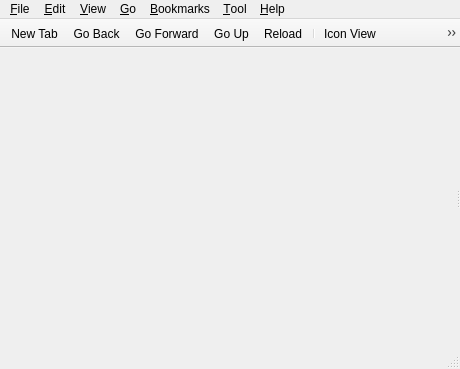
<?xml version="1.0" encoding="UTF-8"?>
<ui version="4.0">
 <class>MainWindow</class>
 <widget class="QMainWindow" name="MainWindow">
  <property name="geometry">
   <rect>
    <x>0</x>
    <y>0</y>
    <width>460</width>
    <height>369</height>
   </rect>
  </property>
  <property name="windowTitle">
   <string>File Manager</string>
  </property>
  <property name="windowIcon">
   <iconset theme="folder">
    <normaloff>.</normaloff>.</iconset>
  </property>
  <widget class="QWidget" name="centralwidget">
   <layout class="QVBoxLayout" name="verticalLayout">
    <property name="leftMargin">
     <number>0</number>
    </property>
    <property name="topMargin">
     <number>0</number>
    </property>
    <property name="rightMargin">
     <number>0</number>
    </property>
    <property name="bottomMargin">
     <number>0</number>
    </property>
    <item>
     <widget class="QSplitter" name="splitter">
      <property name="orientation">
       <enum>Qt::Horizontal</enum>
      </property>
      <widget class="Fm::SidePane" name="sidePane" native="true">
       <property name="sizePolicy">
        <sizepolicy hsizetype="Preferred" vsizetype="Expanding">
         <horstretch>0</horstretch>
         <verstretch>0</verstretch>
        </sizepolicy>
       </property>
      </widget>
      <widget class="QSplitter" name="viewSplitter">
       <property name="orientation">
        <enum>Qt::Horizontal</enum>
       </property>
      </widget>
     </widget>
    </item>
   </layout>
  </widget>
  <widget class="QMenuBar" name="menubar">
   <property name="geometry">
    <rect>
     <x>0</x>
     <y>0</y>
     <width>460</width>
     <height>30</height>
    </rect>
   </property>
   <property name="contextMenuPolicy">
    <enum>Qt::PreventContextMenu</enum>
   </property>
   <widget class="QMenu" name="menu_File">
    <property name="title">
     <string>&amp;File</string>
    </property>
    <widget class="QMenu" name="menuCreateNew">
     <property name="title">
      <string>C&amp;reate New</string>
     </property>
     <addaction name="actionNewFolder"/>
     <addaction name="actionNewBlankFile"/>
    </widget>
    <addaction name="actionNewTab"/>
    <addaction name="actionNewWin"/>
    <addaction name="separator"/>
    <addaction name="menuCreateNew"/>
    <addaction name="separator"/>
    <addaction name="actionFileProperties"/>
    <addaction name="actionFolderProperties"/>
    <addaction name="separator"/>
    <addaction name="actionCloseTab"/>
    <addaction name="actionCloseWindow"/>
   </widget>
   <widget class="QMenu" name="menu_Help">
    <property name="title">
     <string>&amp;Help</string>
    </property>
    <addaction name="actionAbout"/>
    <addaction name="actionHiddenShortcuts"/>
   </widget>
   <widget class="QMenu" name="menu_View">
    <property name="title">
     <string>&amp;View</string>
    </property>
    <widget class="QMenu" name="menuSorting">
     <property name="title">
      <string>&amp;Sorting</string>
     </property>
     <addaction name="actionByFileName"/>
     <addaction name="actionByMTime"/>
     <addaction name="actionByDTime"/>
     <addaction name="actionByFileSize"/>
     <addaction name="actionByFileType"/>
     <addaction name="actionByOwner"/>
     <addaction name="actionByGroup"/>
     <addaction name="separator"/>
     <addaction name="actionAscending"/>
     <addaction name="actionDescending"/>
     <addaction name="separator"/>
     <addaction name="actionFolderFirst"/>
     <addaction name="actionHiddenLast"/>
     <addaction name="actionCaseSensitive"/>
    </widget>
    <widget class="QMenu" name="menu_View_2">
     <property name="title">
      <string>&amp;View</string>
     </property>
     <addaction name="actionIconView"/>
     <addaction name="actionThumbnailView"/>
     <addaction name="actionCompactView"/>
     <addaction name="actionDetailedList"/>
     <addaction name="separator"/>
    </widget>
    <widget class="QMenu" name="menuToolbars">
     <property name="title">
      <string>&amp;Toolbars</string>
     </property>
     <addaction name="actionFilter"/>
     <addaction name="actionMenu_bar"/>
    </widget>
    <widget class="QMenu" name="menuPathBarStyle">
     <property name="title">
      <string>Path &amp;Bar</string>
     </property>
     <addaction name="actionLocationBar"/>
     <addaction name="actionPathButtons"/>
    </widget>
    <widget class="QMenu" name="menuFiltering">
     <property name="title">
      <string>&amp;Filtering</string>
     </property>
     <addaction name="actionShowFilter"/>
     <addaction name="actionUnfilter"/>
    </widget>
    <addaction name="actionReload"/>
    <addaction name="separator"/>
    <addaction name="actionShowHidden"/>
    <addaction name="actionShowThumbnails"/>
    <addaction name="actionSplitView"/>
    <addaction name="menuSorting"/>
    <addaction name="menu_View_2"/>
    <addaction name="actionPreserveView"/>
    <addaction name="separator"/>
    <addaction name="actionSidePane"/>
    <addaction name="menuToolbars"/>
    <addaction name="menuPathBarStyle"/>
    <addaction name="separator"/>
    <addaction name="menuFiltering"/>
   </widget>
   <widget class="QMenu" name="menu_Edit">
    <property name="title">
     <string>&amp;Edit</string>
    </property>
    <addaction name="actionCut"/>
    <addaction name="actionCopy"/>
    <addaction name="actionPaste"/>
    <addaction name="actionRename"/>
    <addaction name="actionDelete"/>
    <addaction name="separator"/>
    <addaction name="actionSelectAll"/>
    <addaction name="actionInvertSelection"/>
    <addaction name="separator"/>
    <addaction name="separator"/>
    <addaction name="actionBulkRename"/>
    <addaction name="separator"/>
    <addaction name="actionPreferences"/>
   </widget>
   <widget class="QMenu" name="menu_Bookmarks">
    <property name="title">
     <string>&amp;Bookmarks</string>
    </property>
    <addaction name="actionAddToBookmarks"/>
    <addaction name="actionEditBookmarks"/>
   </widget>
   <widget class="QMenu" name="menu_Go">
    <property name="title">
     <string>&amp;Go</string>
    </property>
    <addaction name="actionHome"/>
    <addaction name="actionDesktop"/>
    <addaction name="actionComputer"/>
    <addaction name="actionTrash"/>
    <addaction name="actionNetwork"/>
    <addaction name="actionApplications"/>
    <addaction name="separator"/>
    <addaction name="actionGoBack"/>
    <addaction name="actionGoForward"/>
    <addaction name="actionGoUp"/>
    <addaction name="separator"/>
    <addaction name="actionConnectToServer"/>
   </widget>
   <widget class="QMenu" name="menu_Tool">
    <property name="title">
     <string>&amp;Tool</string>
    </property>
    <addaction name="actionOpenTerminal"/>
    <addaction name="actionOpenAsRoot"/>
    <addaction name="actionCopyFullPath"/>
    <addaction name="actionFindFiles"/>
   </widget>
   <addaction name="menu_File"/>
   <addaction name="menu_Edit"/>
   <addaction name="menu_View"/>
   <addaction name="menu_Go"/>
   <addaction name="menu_Bookmarks"/>
   <addaction name="menu_Tool"/>
   <addaction name="menu_Help"/>
  </widget>
  <widget class="PCManFM::StatusBar" name="statusbar"/>
  <widget class="QToolBar" name="toolBar">
   <property name="contextMenuPolicy">
    <enum>Qt::PreventContextMenu</enum>
   </property>
   <property name="windowTitle">
    <string>Main Toolbar</string>
   </property>
   <property name="movable">
    <bool>false</bool>
   </property>
   <property name="floatable">
    <bool>false</bool>
   </property>
   <attribute name="toolBarArea">
    <enum>TopToolBarArea</enum>
   </attribute>
   <attribute name="toolBarBreak">
    <bool>false</bool>
   </attribute>
   <addaction name="actionNewTab"/>
   <addaction name="actionGoBack"/>
   <addaction name="actionGoForward"/>
   <addaction name="actionGoUp"/>
   <addaction name="actionReload"/>
   <addaction name="separator"/>
   <addaction name="actionIconView"/>
   <addaction name="actionThumbnailView"/>
   <addaction name="actionCompactView"/>
   <addaction name="actionDetailedList"/>
   <addaction name="separator"/>
   <addaction name="actionGo"/>
   <addaction name="actionMenu"/>
  </widget>
  <action name="actionGoUp">
   <property name="icon">
    <iconset theme="go-up">
     <normaloff>.</normaloff>.</iconset>
   </property>
   <property name="text">
    <string>Go &amp;Up</string>
   </property>
   <property name="toolTip">
    <string>Go Up</string>
   </property>
   <property name="shortcut">
    <string>Alt+Up</string>
   </property>
  </action>
  <action name="actionHome">
   <property name="icon">
    <iconset theme="user-home">
     <normaloff>.</normaloff>.</iconset>
   </property>
   <property name="text">
    <string>&amp;Home</string>
   </property>
   <property name="shortcut">
    <string>Alt+Home</string>
   </property>
  </action>
  <action name="actionReload">
   <property name="icon">
    <iconset theme="view-refresh">
     <normaloff>.</normaloff>.</iconset>
   </property>
   <property name="text">
    <string>&amp;Reload</string>
   </property>
   <property name="shortcut">
    <string>F5</string>
   </property>
  </action>
  <action name="actionGo">
   <property name="icon">
    <iconset theme="go-jump">
     <normaloff>.</normaloff>.</iconset>
   </property>
   <property name="text">
    <string>Go</string>
   </property>
  </action>
  <action name="actionQuit">
   <property name="icon">
    <iconset theme="application-exit">
     <normaloff>.</normaloff>.</iconset>
   </property>
   <property name="text">
    <string>Quit</string>
   </property>
  </action>
  <action name="actionAbout">
   <property name="icon">
    <iconset theme="help-about">
     <normaloff>.</normaloff>.</iconset>
   </property>
   <property name="text">
    <string>&amp;About</string>
   </property>
  </action>
  <action name="actionNewWin">
   <property name="icon">
    <iconset theme="window-new">
     <normaloff>.</normaloff>.</iconset>
   </property>
   <property name="text">
    <string>&amp;New Window</string>
   </property>
   <property name="toolTip">
    <string>New Window</string>
   </property>
   <property name="shortcut">
    <string>Ctrl+N</string>
   </property>
  </action>
  <action name="actionShowHidden">
   <property name="checkable">
    <bool>true</bool>
   </property>
   <property name="text">
    <string>Show &amp;Hidden</string>
   </property>
   <property name="shortcut">
    <string>Ctrl+H</string>
   </property>
  </action>
  <action name="actionComputer">
   <property name="icon">
    <iconset theme="computer">
     <normaloff>.</normaloff>.</iconset>
   </property>
   <property name="text">
    <string>&amp;Computer</string>
   </property>
  </action>
  <action name="actionTrash">
   <property name="icon">
    <iconset theme="user-trash">
     <normaloff>.</normaloff>.</iconset>
   </property>
   <property name="text">
    <string>&amp;Trash</string>
   </property>
  </action>
  <action name="actionNetwork">
   <property name="text">
    <string>&amp;Network</string>
   </property>
  </action>
  <action name="actionDesktop">
   <property name="icon">
    <iconset theme="user-desktop">
     <normaloff>.</normaloff>.</iconset>
   </property>
   <property name="text">
    <string>&amp;Desktop</string>
   </property>
  </action>
  <action name="actionAddToBookmarks">
   <property name="icon">
    <iconset theme="list-add">
     <normaloff>.</normaloff>.</iconset>
   </property>
   <property name="text">
    <string>&amp;Add to Bookmarks</string>
   </property>
  </action>
  <action name="actionApplications">
   <property name="text">
    <string>&amp;Applications</string>
   </property>
  </action>
  <action name="actionReload_2">
   <property name="text">
    <string>Reload</string>
   </property>
  </action>
  <action name="actionIconView">
   <property name="checkable">
    <bool>true</bool>
   </property>
   <property name="text">
    <string>&amp;Icon View</string>
   </property>
  </action>
  <action name="actionCompactView">
   <property name="checkable">
    <bool>true</bool>
   </property>
   <property name="text">
    <string>&amp;Compact View</string>
   </property>
  </action>
  <action name="actionDetailedList">
   <property name="checkable">
    <bool>true</bool>
   </property>
   <property name="text">
    <string>&amp;Detailed List</string>
   </property>
  </action>
  <action name="actionThumbnailView">
   <property name="checkable">
    <bool>true</bool>
   </property>
   <property name="text">
    <string>&amp;Thumbnail View</string>
   </property>
  </action>
  <action name="actionCut">
   <property name="icon">
    <iconset theme="edit-cut">
     <normaloff>.</normaloff>.</iconset>
   </property>
   <property name="text">
    <string>Cu&amp;t</string>
   </property>
   <property name="shortcut">
    <string>Ctrl+X</string>
   </property>
  </action>
  <action name="actionCopy">
   <property name="icon">
    <iconset theme="edit-copy">
     <normaloff>.</normaloff>.</iconset>
   </property>
   <property name="text">
    <string>&amp;Copy</string>
   </property>
   <property name="shortcut">
    <string>Ctrl+C</string>
   </property>
  </action>
  <action name="actionPaste">
   <property name="icon">
    <iconset theme="edit-paste">
     <normaloff>.</normaloff>.</iconset>
   </property>
   <property name="text">
    <string>&amp;Paste</string>
   </property>
   <property name="shortcut">
    <string>Ctrl+V</string>
   </property>
  </action>
  <action name="actionSelectAll">
   <property name="text">
    <string>Select &amp;All</string>
   </property>
   <property name="shortcut">
    <string>Ctrl+A</string>
   </property>
  </action>
  <action name="actionPreferences">
   <property name="text">
    <string>Pr&amp;eferences</string>
   </property>
  </action>
  <action name="actionAscending">
   <property name="checkable">
    <bool>true</bool>
   </property>
   <property name="text">
    <string>&amp;Ascending</string>
   </property>
  </action>
  <action name="actionDescending">
   <property name="checkable">
    <bool>true</bool>
   </property>
   <property name="text">
    <string>&amp;Descending</string>
   </property>
  </action>
  <action name="actionByFileName">
   <property name="checkable">
    <bool>true</bool>
   </property>
   <property name="text">
    <string>&amp;By File Name</string>
   </property>
  </action>
  <action name="actionByMTime">
   <property name="checkable">
    <bool>true</bool>
   </property>
   <property name="text">
    <string>By &amp;Modification Time</string>
   </property>
  </action>
  <action name="actionByDTime">
   <property name="checkable">
    <bool>true</bool>
   </property>
   <property name="text">
    <string>By Deletio&amp;n Time</string>
   </property>
  </action>
  <action name="actionByFileType">
   <property name="checkable">
    <bool>true</bool>
   </property>
   <property name="text">
    <string>By File &amp;Type</string>
   </property>
  </action>
  <action name="actionByOwner">
   <property name="checkable">
    <bool>true</bool>
   </property>
   <property name="text">
    <string>By &amp;Owner</string>
   </property>
  </action>
  <action name="actionByGroup">
   <property name="checkable">
    <bool>true</bool>
   </property>
   <property name="text">
    <string>By &amp;Group</string>
   </property>
  </action>
  <action name="actionFolderFirst">
   <property name="checkable">
    <bool>true</bool>
   </property>
   <property name="text">
    <string>&amp;Folder First</string>
   </property>
  </action>
  <action name="actionHiddenLast">
   <property name="checkable">
    <bool>true</bool>
   </property>
   <property name="text">
    <string>&amp;Hidden Last</string>
   </property>
  </action>
  <action name="actionPreserveSorting">
   <property name="checkable">
    <bool>true</bool>
   </property>
   <property name="text">
    <string>&amp;Preserve sorting for this folder</string>
   </property>
  </action>
  <action name="actionNewTab">
   <property name="icon">
    <iconset theme="window-new">
     <normaloff>.</normaloff>.</iconset>
   </property>
   <property name="text">
    <string>New &amp;Tab</string>
   </property>
   <property name="toolTip">
    <string>New Tab</string>
   </property>
   <property name="shortcut">
    <string>Ctrl+T</string>
   </property>
  </action>
  <action name="actionGoBack">
   <property name="icon">
    <iconset theme="go-previous">
     <normaloff>.</normaloff>.</iconset>
   </property>
   <property name="text">
    <string>Go &amp;Back</string>
   </property>
   <property name="toolTip">
    <string>Go Back</string>
   </property>
   <property name="shortcut">
    <string>Alt+Left</string>
   </property>
  </action>
  <action name="actionGoForward">
   <property name="icon">
    <iconset theme="go-next">
     <normaloff>.</normaloff>.</iconset>
   </property>
   <property name="text">
    <string>Go &amp;Forward</string>
   </property>
   <property name="toolTip">
    <string>Go Forward</string>
   </property>
   <property name="shortcut">
    <string>Alt+Right</string>
   </property>
  </action>
  <action name="actionInvertSelection">
   <property name="text">
    <string>&amp;Invert Selection</string>
   </property>
  </action>
  <action name="actionDelete">
   <property name="icon">
    <iconset theme="edit-delete">
     <normaloff>.</normaloff>.</iconset>
   </property>
   <property name="text">
    <string>&amp;Delete</string>
   </property>
   <property name="shortcut">
    <string>Del</string>
   </property>
  </action>
  <action name="actionRename">
   <property name="text">
    <string>&amp;Rename</string>
   </property>
   <property name="shortcut">
    <string>F2</string>
   </property>
  </action>
  <action name="actionCloseTab">
   <property name="text">
    <string>C&amp;lose Tab</string>
   </property>
   <property name="shortcut">
    <string>Ctrl+W</string>
   </property>
  </action>
  <action name="actionFileProperties">
   <property name="text">
    <string>File &amp;Properties</string>
   </property>
   <property name="shortcut">
    <string>Alt+Return</string>
   </property>
  </action>
  <action name="actionFolderProperties">
   <property name="text">
    <string>&amp;Folder Properties</string>
   </property>
  </action>
  <action name="actionCaseSensitive">
   <property name="checkable">
    <bool>true</bool>
   </property>
   <property name="text">
    <string>&amp;Case Sensitive</string>
   </property>
  </action>
  <action name="actionByFileSize">
   <property name="checkable">
    <bool>true</bool>
   </property>
   <property name="text">
    <string>By File &amp;Size</string>
   </property>
  </action>
  <action name="actionCloseWindow">
   <property name="text">
    <string>&amp;Close Window</string>
   </property>
   <property name="shortcut">
    <string>Ctrl+Q</string>
   </property>
  </action>
  <action name="actionEdit_Bookmarks">
   <property name="text">
    <string>Edit Bookmarks</string>
   </property>
  </action>
  <action name="actionOpenTerminal">
   <property name="text">
    <string>Open &amp;Terminal</string>
   </property>
   <property name="shortcut">
    <string>F4</string>
   </property>
  </action>
  <action name="actionOpenAsRoot">
   <property name="text">
    <string>Open as &amp;Root</string>
   </property>
  </action>
  <action name="actionEditBookmarks">
   <property name="text">
    <string>&amp;Edit Bookmarks</string>
   </property>
  </action>
  <action name="actionNewFolder">
   <property name="icon">
    <iconset theme="folder-new">
     <normaloff>.</normaloff>.</iconset>
   </property>
   <property name="text">
    <string>&amp;Folder</string>
   </property>
   <property name="shortcut">
    <string>Ctrl+Shift+N</string>
   </property>
  </action>
  <action name="actionNewBlankFile">
   <property name="icon">
    <iconset theme="document-new">
     <normaloff>.</normaloff>.</iconset>
   </property>
   <property name="text">
    <string>&amp;Blank File</string>
   </property>
   <property name="shortcut">
    <string>Ctrl+Alt+N</string>
   </property>
  </action>
  <action name="actionFindFiles">
   <property name="text">
    <string>&amp;Find Files</string>
   </property>
   <property name="shortcut">
    <string>F3</string>
   </property>
  </action>
  <action name="actionFilter">
   <property name="checkable">
    <bool>true</bool>
   </property>
   <property name="text">
    <string>Permanent &amp;filter bar</string>
   </property>
   <property name="shortcut">
    <string>Ctrl+B</string>
   </property>
  </action>
  <action name="actionUnfilter">
   <property name="text">
    <string>&amp;Clear All Filters</string>
   </property>
   <property name="shortcut">
    <string>Ctrl+Shift+K</string>
   </property>
  </action>
  <action name="actionCloseLeft">
   <property name="icon">
    <iconset theme="go-previous">
     <normaloff>.</normaloff>.</iconset>
   </property>
   <property name="text">
    <string>Close &amp;previous tabs</string>
   </property>
  </action>
  <action name="actionCloseRight">
   <property name="icon">
    <iconset theme="go-next">
     <normaloff>.</normaloff>.</iconset>
   </property>
   <property name="text">
    <string>Close &amp;next tabs</string>
   </property>
  </action>
  <action name="actionCloseOther">
   <property name="text">
    <string>Close &amp;other tabs</string>
   </property>
  </action>
  <action name="actionMenu_bar">
   <property name="checkable">
    <bool>true</bool>
   </property>
   <property name="text">
    <string>&amp;Menu bar</string>
   </property>
   <property name="toolTip">
    <string>Menu bar</string>
   </property>
   <property name="shortcut">
    <string>Ctrl+M</string>
   </property>
  </action>
  <action name="actionMenu">
   <property name="icon">
    <iconset theme="application-menu">
     <normaloff>.</normaloff>.</iconset>
   </property>
   <property name="text">
    <string>Menu</string>
   </property>
   <property name="toolTip">
    <string>Menu</string>
   </property>
  </action>
  <action name="actionPreserveView">
   <property name="checkable">
    <bool>true</bool>
   </property>
   <property name="text">
    <string>&amp;Preserve Settings for This Folder</string>
   </property>
  </action>
  <action name="actionConnectToServer">
   <property name="text">
    <string>Connect to &amp;Server</string>
   </property>
  </action>
  <action name="actionLocationBar">
   <property name="checkable">
    <bool>true</bool>
   </property>
   <property name="text">
    <string>&amp;Location</string>
   </property>
  </action>
  <action name="actionPathButtons">
   <property name="checkable">
    <bool>true</bool>
   </property>
   <property name="text">
    <string>&amp;Path Buttons</string>
   </property>
  </action>
  <action name="actionBulkRename">
   <property name="text">
    <string>&amp;Bulk Rename</string>
   </property>
   <property name="toolTip">
    <string>Bulk Rename</string>
   </property>
   <property name="shortcut">
    <string>Ctrl+F2</string>
   </property>
  </action>
  <action name="actionShowFilter">
   <property name="text">
    <string>&amp;Show/Focus Filter Bar</string>
   </property>
   <property name="toolTip">
    <string>Show Filter Bar</string>
   </property>
   <property name="shortcut">
    <string>Ctrl+I</string>
   </property>
  </action>
  <action name="actionSplitView">
   <property name="checkable">
    <bool>true</bool>
   </property>
   <property name="text">
    <string>S&amp;plit View</string>
   </property>
   <property name="toolTip">
    <string>Split View</string>
   </property>
   <property name="shortcut">
    <string>F6</string>
   </property>
  </action>
  <action name="actionCopyFullPath">
   <property name="text">
    <string>&amp;Copy Full Path</string>
   </property>
   <property name="shortcut">
    <string>Ctrl+Shift+C</string>
   </property>
  </action>
  <action name="actionShowThumbnails">
   <property name="checkable">
    <bool>true</bool>
   </property>
   <property name="checked">
    <bool>true</bool>
   </property>
   <property name="text">
    <string>Show Thumb&amp;nails</string>
   </property>
   <property name="toolTip">
    <string>Show Thumbnails</string>
   </property>
  </action>
  <action name="actionSidePane">
   <property name="checkable">
    <bool>true</bool>
   </property>
   <property name="text">
    <string>S&amp;ide Pane</string>
   </property>
   <property name="shortcut">
    <string>F9</string>
   </property>
  </action>
  <action name="actionHiddenShortcuts">
   <property name="text">
    <string>Hidden &amp;Shortcuts</string>
   </property>
  </action>
 </widget>
 <customwidgets>
  <customwidget>
   <class>PCManFM::StatusBar</class>
   <extends>QStatusBar</extends>
   <header>statusbar.h</header>
   <container>1</container>
  </customwidget>
  <customwidget>
   <class>Fm::SidePane</class>
   <extends>QWidget</extends>
   <header location="global">libfm-qt/sidepane.h</header>
   <container>1</container>
  </customwidget>
 </customwidgets>
 <resources/>
 <connections/>
</ui>
